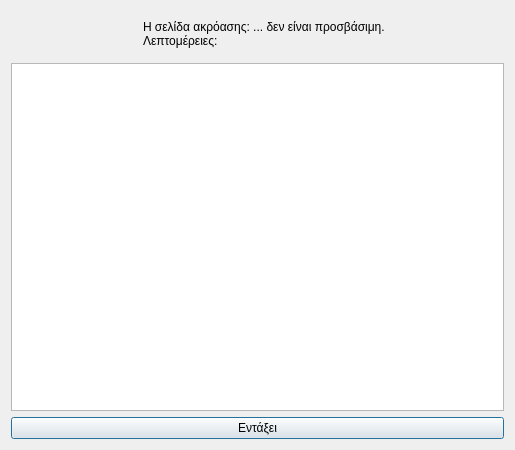
<?xml version="1.0" encoding="UTF-8"?>
<ui version="4.0">
 <class>Dialog</class>
 <widget class="QDialog" name="Dialog">
  <property name="geometry">
   <rect>
    <x>0</x>
    <y>0</y>
    <width>515</width>
    <height>450</height>
   </rect>
  </property>
  <property name="windowTitle">
   <string>Σελίδες ακρόασης</string>
  </property>
  <property name="windowIcon">
   <iconset resource="../../../icons.qrc">
    <normaloff>:/rest-windows/assets/images/rest-windows/information.png</normaloff>:/rest-windows/assets/images/rest-windows/information.png</iconset>
  </property>
  <layout class="QGridLayout" name="gridLayout">
   <item row="0" column="0">
    <widget class="QFrame" name="frame">
     <property name="styleSheet">
      <string notr="true">QFrame{border:0px;}</string>
     </property>
     <property name="frameShape">
      <enum>QFrame::StyledPanel</enum>
     </property>
     <property name="frameShadow">
      <enum>QFrame::Raised</enum>
     </property>
     <layout class="QHBoxLayout" name="horizontalLayout">
      <item>
       <widget class="QLabel" name="image_label">
        <property name="maximumSize">
         <size>
          <width>117</width>
          <height>117</height>
         </size>
        </property>
        <property name="text">
         <string/>
        </property>
        <property name="pixmap">
         <pixmap resource="../../../icons.qrc">:/rest-windows/assets/images/rest-windows/information.png</pixmap>
        </property>
        <property name="scaledContents">
         <bool>true</bool>
        </property>
       </widget>
      </item>
      <item>
       <widget class="QLabel" name="label">
        <property name="text">
         <string>Η σελίδα ακρόασης: ... δεν είναι προσβάσιμη.
Λεπτομέρειες:</string>
        </property>
        <property name="alignment">
         <set>Qt::AlignJustify|Qt::AlignVCenter</set>
        </property>
       </widget>
      </item>
     </layout>
    </widget>
   </item>
   <item row="2" column="0">
    <widget class="QPushButton" name="ok">
     <property name="text">
      <string>Εντάξει</string>
     </property>
     <property name="icon">
      <iconset resource="../../../icons.qrc">
       <normaloff>:/rest-windows/assets/images/rest-windows/ok.png</normaloff>:/rest-windows/assets/images/rest-windows/ok.png</iconset>
     </property>
    </widget>
   </item>
   <item row="1" column="0">
    <widget class="QPlainTextEdit" name="details"/>
   </item>
  </layout>
 </widget>
 <tabstops>
  <tabstop>details</tabstop>
  <tabstop>ok</tabstop>
 </tabstops>
 <resources>
  <include location="../../../icons.qrc"/>
  <include location="../../../icons.qrc"/>
 </resources>
 <connections/>
</ui>
